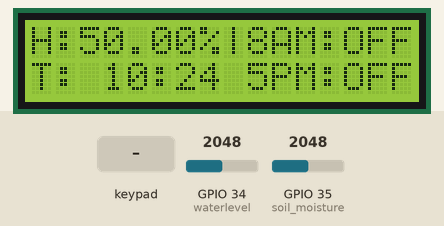
A sketch run on a simulated ESP32-S2. On the bench: 16×2 character LCD. The test bench sets the inputs (shaded band); at power-on: GPIO 35 (soil_moisture) = 2048, GPIO 34 (waterlevel) = 2048. WiFi joins after 1.5 s; servers stay silent unless stated; the local clock reads 2024-03-15 10:24:30 at power-on unless the sketch sets it; what the sketch prints to the serial monitor is not drawn.

Above: at 2.7 s.
2.8 s: GPIO 35 (soil_moisture) set to 1660
At 5.0 s:
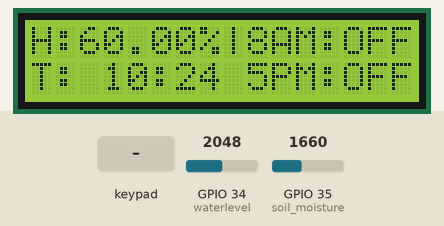
5.4 s: GPIO 35 (soil_moisture) set to 1740
At 6.8 s:
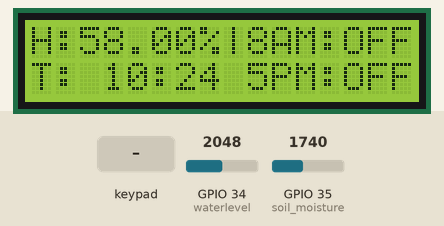
7.9 s: key '1' pressed
10.4 s: GPIO 35 (soil_moisture) set to 2047
16.5 s: key '2' pressed
At 52.7 s:
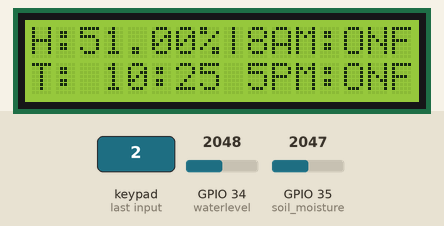
Timing chart, 0 to 53.6 s (numbered marks = the images above; inputs shaded):
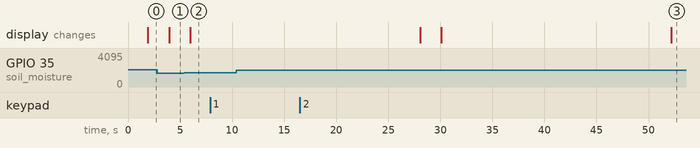

The sketch:

ESP32_Plant_Watering_System.ino
```cpp
/* Fill in information from your Blynk Template here */
/* Read more: https://bit.ly/BlynkInject */
//#define BLYNK_TEMPLATE_ID           "TMPxxxxxx"
//#define BLYNK_TEMPLATE_NAME         "Device"

#define BLYNK_AUTH_TOKEN "I6F5-wlYl0aiSz0AZ-3HB1cc_VAK6P7H"
#define BLYNK_TEMPLATE_ID "TMPL6VBWPjoA1"
#define BLYNK_TEMPLATE_NAME "TestDoang"

#define BLYNK_PRINT Serial
//#define BLYNK_DEBUG
#define APP_DEBUG
#define USE_ESP32S2_DEV_KIT

// PEMBATAS BLYNK

#include <WiFi.h>
#include <BlynkSimpleEsp32.h>
#include <ESP32Time.h>
#include <LCD_I2C.h>
#include <Keypad.h>

#define TIMEZONE_OFFSET  7 // Waktu Indonesia Barat (WIB)


LCD_I2C lcd(0x27, 16, 2);

char auth[] = "I6F5-wlYl0aiSz0AZ-3HB1cc_VAK6P7H";
char ssid[] = "smlekmew";
char pass[] = "140456ade";

BLYNK_CONNECTED() {
  Blynk.syncVirtual(V0, V1, V2, V3, V4, V5, V6);
}

 // Fungsi untuk mengendalikan relay berdasarkan input dari tombol virtual di Blynk
  BLYNK_WRITE(V2) {
    int statusV2 =  param.asInt(); // Mendapatkan status tombol virtual V2 (0 atau 1)
    // Relay aktif saat pin LOW
    digitalWrite(2, statusV2);
    Blynk.virtualWrite(V1, 1); // Update status tombol virtual ke "ON"
  }
  BLYNK_WRITE(V5) {
    int statusV5 =  param.asInt(); // Mendapatkan status tombol virtual V5 (0 atau 1)
    // Relay aktif saat pin LOW
    digitalWrite(4, statusV5);
    Blynk.virtualWrite(V4, 1);
  }


const int baca = 0;
const int moisture = 0;


// Keypads
const byte ROWS = 4;
const byte COLS = 4;
char hexaKeys[ROWS][COLS] = {
  {'1', '2', '3', 'A'},
  {'4', '5', '6', 'B'},
  {'7', '8', '9', 'C'},
  {'*', '0', '#', 'D'}
};
byte rowPins[ROWS] = {5, 18, 19, 23};
byte colPins[COLS] = {4, 15, 2, 14};
Keypad customKeypad = Keypad(makeKeymap(hexaKeys), rowPins, colPins, ROWS, COLS);


// Kondisi penyiraman
bool shouldWaterAt8AM = false;
bool shouldWaterAt5PM = false;


void setup() {
  // put your setup code here, to run once:
Serial.begin(115200);
  pinMode(34, INPUT); //waterlevel
  pinMode(35, INPUT); //soil moisture
  pinMode(2, OUTPUT); //pompa tandon
  pinMode(4, OUTPUT); //pompa siram

  lcd.begin();
  lcd.backlight();

  WiFi.begin(ssid, pass);
  while (WiFi.status() != WL_CONNECTED) {
  }
  Blynk.config(auth);

  configTime(TIMEZONE_OFFSET * 3600, 0, "pool.ntp.org", "time.nist.gov");

  lcd.print("32:");
  lcd.clear();
}


int getWateringDurationFromKeypad() {
  int duration = 0;
  lcd.clear();
  lcd.print("Enter duration");
  char customKey;
  String durationString = "";

  while (customKey != '#') {
    customKey = customKeypad.getKey();
    if (customKey) {
      durationString += customKey;
      lcd.print(customKey);
      delay(200);
    }
  }

  duration = durationString.toInt();
  lcd.clear();
  lcd.print("Duration set");
  delay(1000);
  lcd.clear();

  return duration;
 }


void loop() {
  // put your main code here, to run repeatedly:
int wateringDuration = 0; // Variabel untuk lamanya waktu penyiraman (dalam detik)
Blynk.run();
  time_t now;
  struct tm timeinfo;

  if (!getLocalTime(&timeinfo)) {
    Serial.println("Failed to obtain time");
    return;
  }

  int jam = timeinfo.tm_hour;
  int menit = timeinfo.tm_min;

  int baca = analogRead(34);
  int moisture = analogRead(35);

  float cm = map(baca, 0, 4095, 0, 5.00);
  float percentage = map(moisture, 0, 4095, 100, 0);

  Blynk.virtualWrite(V7, baca);
  Blynk.virtualWrite(V3, cm);
  Blynk.virtualWrite(V0, moisture);
  Blynk.virtualWrite(V6, percentage);

  Serial.print("Jam: ");
  Serial.print(jam);
  Serial.print(":");
  Serial.print(menit);
  Serial.println();

  Serial.print("Tinggi: ");
  Serial.println(baca);
  Serial.print("Centimeter: ");
  Serial.println(cm, 2);

  Serial.print("Kelembaban Tanah: ");
  Serial.println(percentage);
  Serial.print("Raw: ");
  Serial.println(moisture);
  // Serial.println("%");

  lcd.setCursor(0, 0);
  lcd.print("H:");
  lcd.setCursor(2, 0);
  lcd.print(percentage);
  lcd.setCursor(7, 0);
  lcd.print("%");
  lcd.setCursor(0, 1);
  lcd.print("T:");
  lcd.setCursor(3, 1);
  lcd.print(jam);
  lcd.setCursor(5, 1);
  lcd.print(":");
  lcd.setCursor(6, 1);
  lcd.print(menit);

  lcd.setCursor(8, 0);
  lcd.print("|");


  lcd.setCursor(9, 0);
  lcd.print("8AM:");
  lcd.print(shouldWaterAt8AM ? "ON" : "OFF");
  lcd.setCursor(9, 1);
  lcd.print("5PM:");
  lcd.print(shouldWaterAt5PM ? "ON" : "OFF");


 if (shouldWaterAt8AM && jam == 8 && menit == 0) {
    Serial.println("Siram pukul 8 AM");
    digitalWrite(4, LOW);
    Blynk.virtualWrite(V4, 1);
    delay(18000); // Mengonversi dari detik ke milidetik
    digitalWrite(4, HIGH);
    Blynk.virtualWrite(V4, 0);
  }

  if (shouldWaterAt5PM && jam == 17 && menit == 0) {
    Serial.println("Siram pukul 5 PM");
    digitalWrite(4, LOW);
    Blynk.virtualWrite(V4, 1);
    delay(18000); // Mengonversi dari detik ke milidetik
    digitalWrite(4, HIGH);
    Blynk.virtualWrite(V4, 0);
  }

  if (baca < 1200) {
    digitalWrite(2, LOW);
    Blynk.virtualWrite(V1, 1);
  } else if (baca >= 1200 && baca <= 1700) {
    digitalWrite(2, HIGH);
    Blynk.virtualWrite(V1, 0);
  } else {
    digitalWrite(2, HIGH);
    Blynk.virtualWrite(V1, 0);
  }

  if (percentage < 40) {
    digitalWrite(4, LOW);
    Blynk.virtualWrite(V4, 1);
  } else if (percentage >= 40 && percentage <= 80) {
    digitalWrite(4, HIGH);
    Blynk.virtualWrite(V4, 0);
  } else {
    digitalWrite(4, HIGH);
    Blynk.virtualWrite(V4, 0);
  }

  char customKey = customKeypad.getKey();
  if (customKey == '1') {
  shouldWaterAt8AM = !shouldWaterAt8AM;
  digitalWrite(4, LOW);
  Blynk.virtualWrite(V4, 1);
  Serial.print("Siram pukul 8 AM: ");
  Serial.println(shouldWaterAt8AM);
  delay(18000);


} else if (customKey == '2') {
  shouldWaterAt5PM = !shouldWaterAt5PM;
  digitalWrite(4, LOW);
  Blynk.virtualWrite(V4, 1);
  Serial.print("Siram pukul 5 PM: ");
  Serial.println(shouldWaterAt5PM);
  delay(18000);
}

// if (shouldWaterAt8AM) {
//   // Mengambil lamanya waktu penyiraman dari keypad
//   wateringDuration = getWateringDurationFromKeypad();
//   Serial.print("Lama waktu penyiraman pukul 8 AM (detik): ");
//   Serial.println(wateringDuration);
// } else if (shouldWaterAt5PM) {
//   // Mengambil lamanya waktu penyiraman dari keypad
//   wateringDuration = getWateringDurationFromKeypad();
//   Serial.print("Lama waktu penyiraman pukul 5 PM (detik): ");
//   Serial.println(wateringDuration);
//  }
 delay(2000);

}
```

Measured:
- after the input at 2.8 s, the display: changes after 1.1 s (image 1)
- after the input at 5.4 s, the display: changes after 0.59 s (image 2)
- after the input at 7.9 s, every drawn part: stays the same
- after the input at 10.4 s, every drawn part: stays the same
- after the input at 16.5 s, the display: first differs from a run without the input after 35.7 s (image 3)
